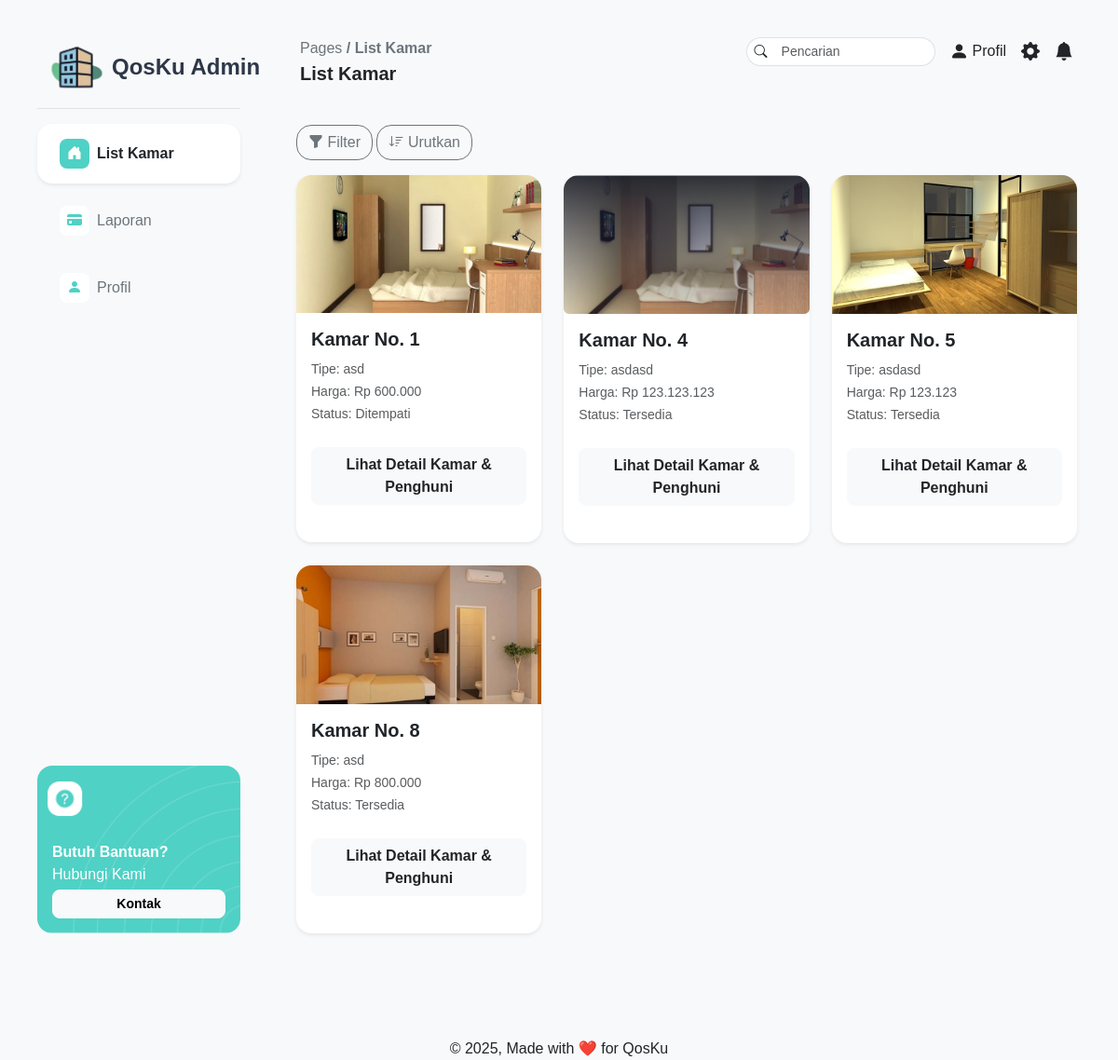
Before: /pages/admin/dashboard.php (signed in) with the older database file.
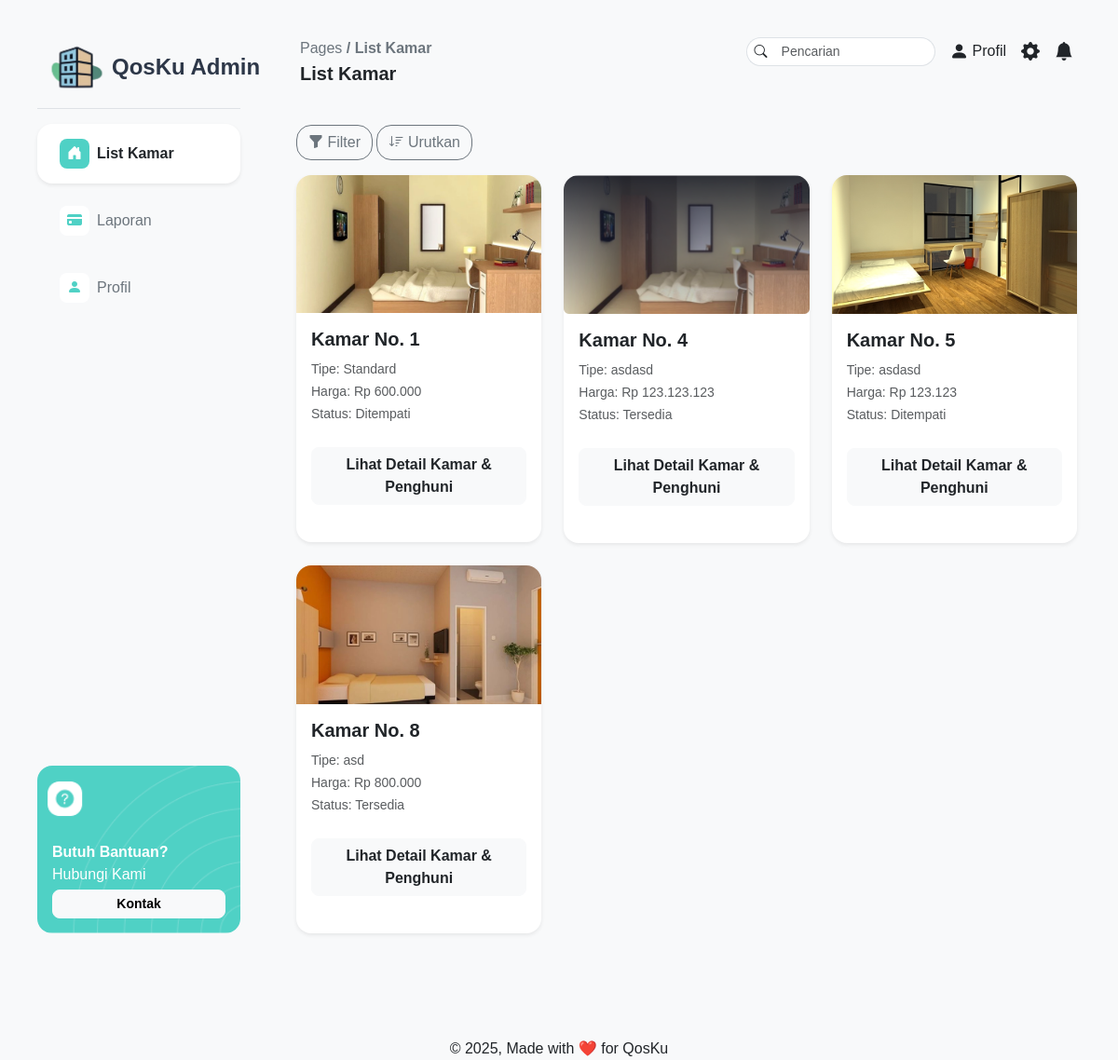
After: the same page with the newer database file.
### tables this page shows
CREATE TABLE `kamar_kos` (
  `idKamar` int(11) NOT NULL,
  `nomorKamar` int(11) NOT NULL,
  `tipeKamar` varchar(255) NOT NULL,
  `harga` int(11) NOT NULL,
  `statusKetersediaan` enum('Tersedia','Ditempati','Dalam Perbaikan') NOT NULL DEFAULT 'Tersedia',
  `deskripsi` varchar(255) NOT NULL,
  `gambar` varchar(255) NOT NULL
);

### pages/admin/dashboard.php (the view, shortened to what the changed rows need)
<?php
require_once '../../php/connect.php';
$query = "SELECT * FROM kamar_kos ORDER BY nomorKamar";
$result = $connect->query($query);
$rooms = [];
if ($result) {
  $rooms = $result->fetch_all(MYSQLI_ASSOC);
}
?>
<!DOCTYPE html>
<html lang="en">
<head>
  <link href="https://cdn.jsdelivr.net/npm/bootstrap@5.3.6/dist/css/bootstrap.min.css" rel="stylesheet"
>
  <link rel="stylesheet" href="../../assets/css/style.css">
  <link rel="stylesheet" href="https://cdn.jsdelivr.net/npm/bootstrap-icons@1.13.1/font/bootstrap-icons.min.css">
</head>
<body class="bg-light">
  <div class="d-flex min-vh-100 ms-4 me-4">
    <div class="flex-grow-1">
      <div class="container-fluid pt-4 pb-3">
        <div class="row g-4 px-2">
        <?php foreach ($rooms as $room): ?>
          <div class="col-md-4">
            <div class="card shadow-sm border-0 rounded-4 overflow-hidden">
              <?php
              $imagePath = !empty($room['gambar']) ? "../../assets/img/" . $room['gambar'] : "../../assets/img/backgroundKamar.png";
              ?>
              <img src="<?= $imagePath ?>" class="card-img-top" alt="Kamar No. <?= htmlspecialchars($room['nomorKamar']) ?>">
              <div class="card-body">
                <h5 class="card-title fw-bold">Kamar No. <?= htmlspecialchars($room['nomorKamar']) ?></h5>
                <p class="card-text">
                  <small class="text-muted">Tipe: <?= htmlspecialchars($room['tipeKamar']) ?></small><br>
                  <small class="text-muted">Harga: Rp <?= number_format($room['harga'], 0, ',', '.') ?></small><br>
                  <small class="text-muted">Status: <?= htmlspecialchars($room['statusKetersediaan']) ?></small>
                </p>
                <div class="d-flex justify-content-center my-4">
                  <button class="btn btn-light text-dark px-4 rounded-3 fw-bold w-100">Lihat Detail Kamar & Penghuni</button>
                </div>
              </div>
            </div>
          </div>
        <?php endforeach; ?>
      </div>
      </div>
    </div>
  </div>
</body>
</html>

Changed rows visible on the page:
changed kamar_kos: tipeKamar "asd" → "Standard"
changed kamar_kos (number 3 of 4 on the later page): statusKetersediaan "Tersedia" → "Ditempati"
